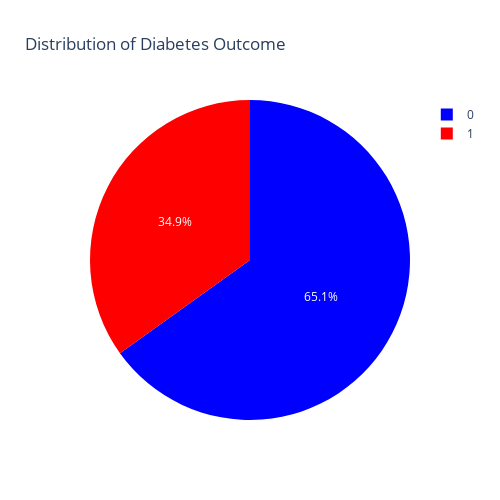

Here is the notebook cell this chart was saved with:
### Code cell
fig = px.pie(
    df, names='Outcome', 
    color='Outcome',
    title='Distribution of Diabetes Outcome',
    color_discrete_map={1: 'red', 0: 'blue'},
    width=500, height=500
)
fig.show()

### Figure 1 — Plotly figure (JSON) as saved in the notebook; plotly's stock layout.template omitted (floating-point values rounded to 4 significant figures; data arrays with more than 128 entries replaced by an {"elided": "..."} marker saying what was removed)
{"data": [{"customdata": {"elided": "768x1 int values"}, "domain": {"x": [0, 1], "y": [0, 1]}, "hovertemplate": "Outcome=%{customdata[0]}<extra></extra>", "labels": {"elided": "768 int values"}, "legendgroup": "", "marker": {"colors": {"elided": "768 str values"}}, "name": "", "showlegend": true, "type": "pie"}], "layout": {"height": 500, "legend": {"tracegroupgap": 0}, "title": {"text": "Distribution of Diabetes Outcome"}, "width": 500}}
